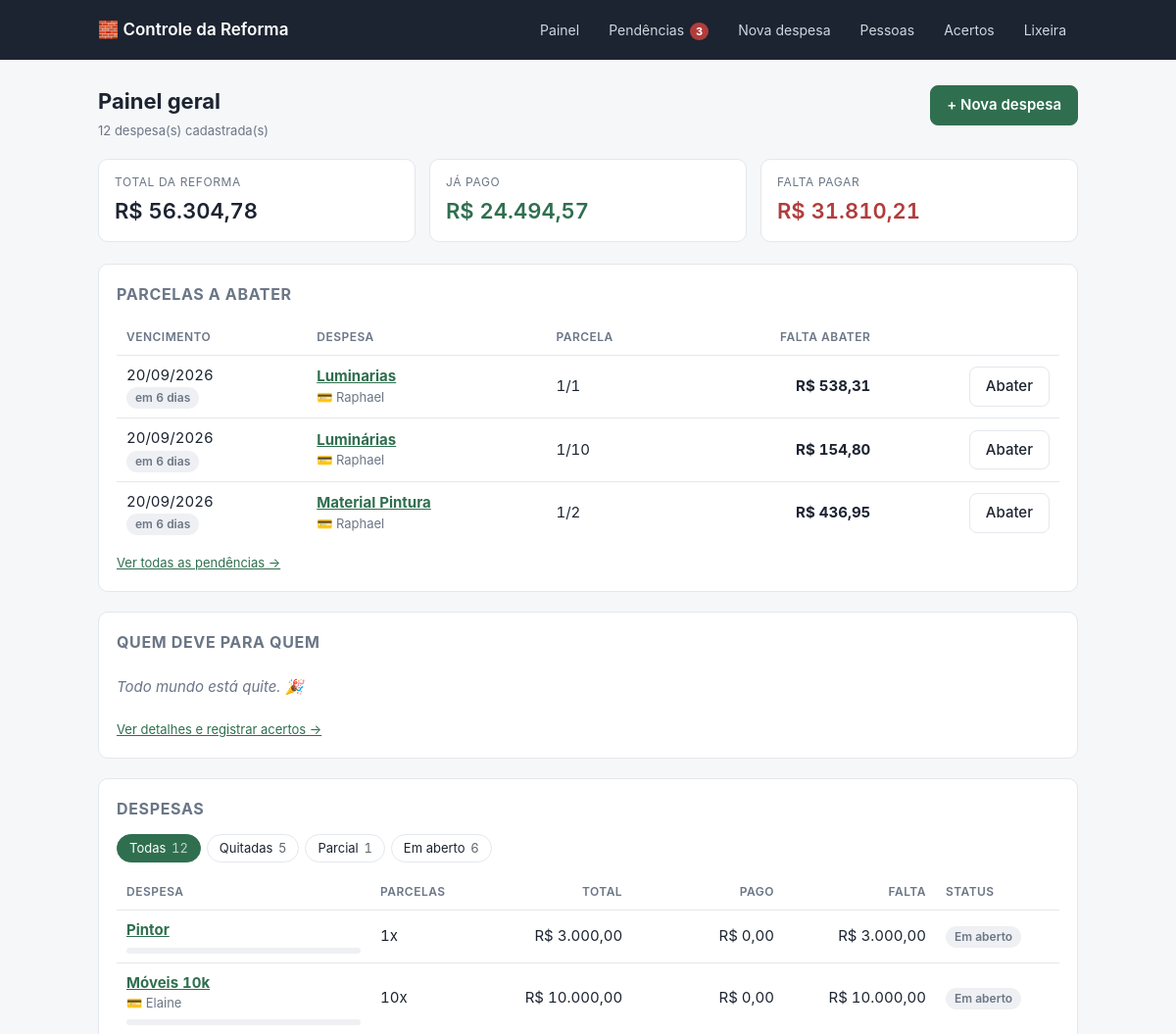
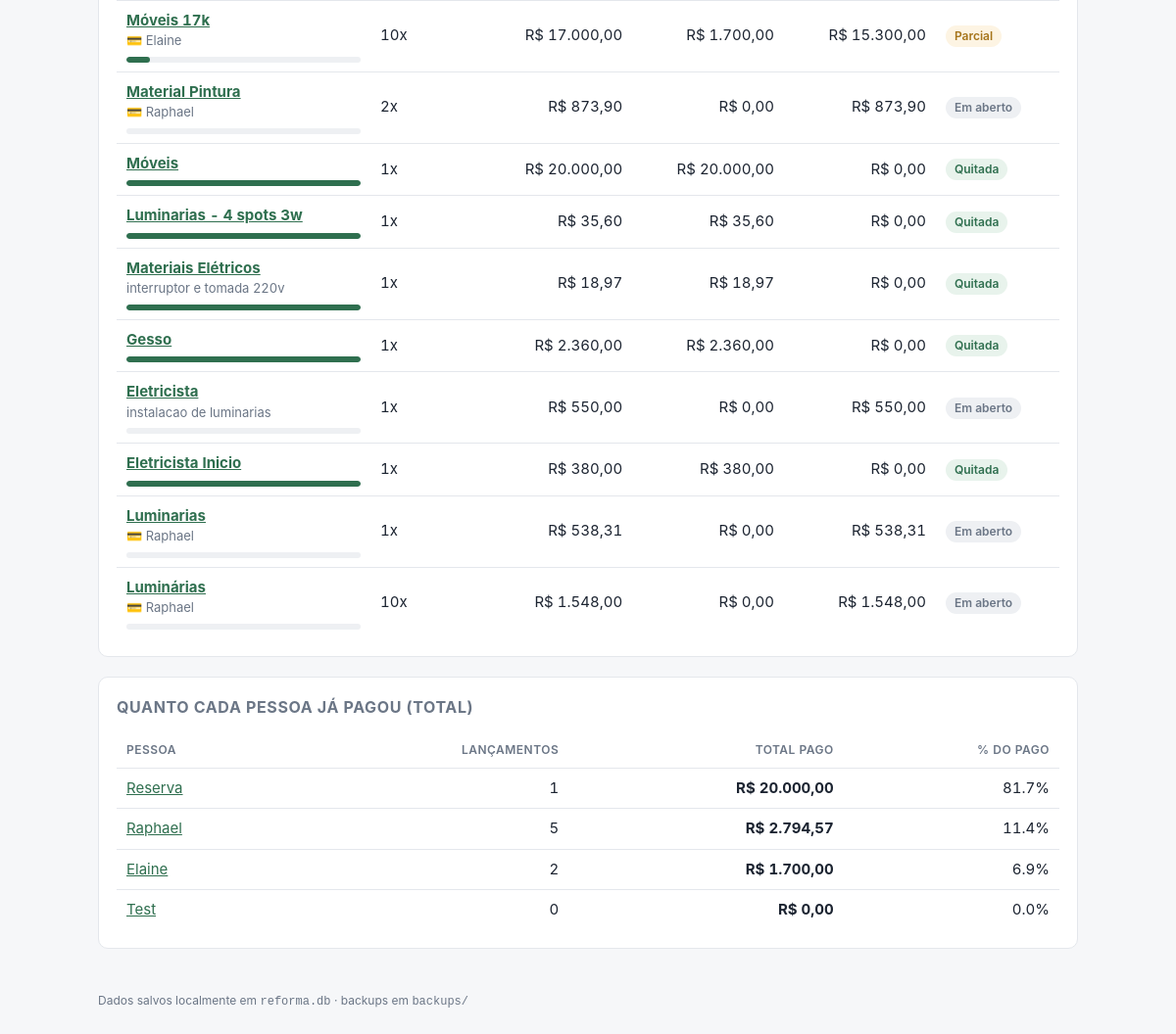
The page / on the database its author committed (2 pictures, top to bottom).
### tables this page shows
CREATE TABLE parcela (
    id          INTEGER PRIMARY KEY AUTOINCREMENT,
    despesa_id  INTEGER NOT NULL REFERENCES despesa(id) ON DELETE CASCADE,
    numero      INTEGER NOT NULL,
    valor       INTEGER NOT NULL,            -- centavos
    vencimento  TEXT,                        -- YYYY-MM-DD (opcional)
    UNIQUE (despesa_id, numero)
);

CREATE TABLE despesa (
    id            INTEGER PRIMARY KEY AUTOINCREMENT,
    nome          TEXT NOT NULL,
    categoria     TEXT,
    observacao    TEXT,
    valor_total   INTEGER NOT NULL,          -- centavos
    qtd_parcelas  INTEGER NOT NULL,
    criado_em     TEXT NOT NULL DEFAULT (datetime('now','localtime'))
, excluido_em TEXT, pagador_id INTEGER REFERENCES pessoa(id));

CREATE TABLE pessoa (
    id      INTEGER PRIMARY KEY AUTOINCREMENT,
    nome    TEXT NOT NULL UNIQUE,
    ativo   INTEGER NOT NULL DEFAULT 1
);

### app.py (the view)
@app.route("/")
def index():
    despesas = db.listar_despesas()
    contagem = {chave: 0 for chave in STATUS_DESPESA}
    for d in despesas:
        contagem[status_despesa(d)] += 1
    contagem["todas"] = len(despesas)
    filtro = request.args.get("status")
    if filtro not in STATUS_DESPESA:
        filtro = None
    if filtro:
        despesas = [d for d in despesas if status_despesa(d) == filtro]
    return render_template(
        "index.html",
        totais=db.totais_gerais(),
        despesas=despesas,
        filtro=filtro,
        contagem=contagem,
        por_pessoa=db.resumo_pessoas_geral(),
        saldos=db.saldos_entre_pessoas(),
    )

### app.py (called while the page is built)
def brl(centavos):
    if centavos is None:
        centavos = 0
    sinal = "-" if centavos < 0 else ""
    centavos = abs(int(centavos))
    inteiro, cents = divmod(centavos, 100)
    return f"{sinal}R$ {inteiro:,.0f}".replace(",", ".") + f",{cents:02d}"

def data_br(iso):
    if not iso:
        return "—"
    partes = str(iso)[:10].split("-")
    return "/".join(reversed(partes)) if len(partes) == 3 else iso

def status_despesa(despesa):
    if despesa["valor_total"] - despesa["pago"] <= 0:
        return "quitada"
    return "parcial" if despesa["pago"] > 0 else "aberta"

@app.after_request
def backup_apos_alteracao(response):
    if request.method == "POST":
        try:
            backup.fazer_backup()
        except Exception as e:  # backup nunca pode derrubar o app
            print(f"[backup] falhou: {e}")
    return response

def calcular_pendencias():
    hoje = date.today()
    grupos = {"vencidas": [], "proximas": [], "futuras": []}
    for pc in db.parcelas_pendentes():
        try:
            dias = (date.fromisoformat(pc["vencimento"]) - hoje).days
        except ValueError:
            continue
        item = dict(pc, dias=dias, falta=pc["valor"] - pc["pago"])
        if dias < 0:
            grupos["vencidas"].append(item)
        elif dias <= DIAS_AVISO:
            grupos["proximas"].append(item)
        else:
            grupos["futuras"].append(item)
    return grupos

@app.context_processor
def inject_globals():
    pend = calcular_pendencias()
    acertos_pendentes = [s for s in db.saldos_entre_pessoas() if s["valor"] > 0]
    return {
        "pessoas_ativas": db.listar_pessoas(somente_ativas=True),
        "hoje": date.today().isoformat(),
        "pend": pend,
        "acertos_pendentes": acertos_pendentes,
        "dias_aviso": DIAS_AVISO,
        "qtd_pendencias": len(pend["vencidas"]) + len(pend["proximas"]) + len(acertos_pendentes),
    }

### db.py (called while the page is built)
def connect():
    conn = sqlite3.connect(DB_PATH)
    conn.row_factory = sqlite3.Row
    conn.execute("PRAGMA foreign_keys = ON")
    return conn

@contextmanager
def get_db():
    conn = connect()
    try:
        yield conn
        conn.commit()
    except Exception:
        conn.rollback()
        raise
    finally:
        conn.close()

def listar_pessoas(somente_ativas=False):
    with get_db() as conn:
        sql = "SELECT * FROM pessoa"
        if somente_ativas:
            sql += " WHERE ativo = 1"
        sql += " ORDER BY nome COLLATE NOCASE"
        return conn.execute(sql).fetchall()

### templates/index.html
{% extends "base.html" %}
{% block conteudo %}
<div class="cabecalho-pagina">
  <div>
    <h1>Painel geral</h1>
    <p class="suave pequeno" style="margin:0">{{ totais.qtd_despesas }} despesa(s) cadastrada(s)</p>
  </div>
  <a href="{{ url_for('nova_despesa') }}"><button>+ Nova despesa</button></a>
</div>
<div class="grid-cards">
  <div class="stat">
    <div class="rotulo">Total da reforma</div>
    <div class="valor">{{ totais.total|brl }}</div>
  </div>
  <div class="stat verde">
    <div class="rotulo">Já pago</div>
    <div class="valor">{{ totais.pago|brl }}</div>
  </div>
  <div class="stat vermelho">
    <div class="rotulo">Falta pagar</div>
    <div class="valor">{{ totais.saldo|brl }}</div>
  </div>
</div>
{% from "_pendencias.html" import tabela_parcelas %}
{% set urgentes = pend.vencidas + pend.proximas %}
{% if urgentes or pend.futuras %}
<div class="card">
  <h2>Parcelas a abater</h2>
  {% if urgentes %}
    {{ tabela_parcelas(urgentes) }}
  {% else %}
    <p class="vazio">Nada vencido nem vencendo nos próximos {{ dias_aviso }} dias. ✓</p>
  {% endif %}
  <p class="pequeno" style="margin:10px 0 0"><a href="{{ url_for('pendencias') }}">Ver todas as pendências →</a></p>
</div>
{% endif %}
{% set pendentes = saldos | selectattr('valor') | list %}
{% if saldos %}
<div class="card">
  <h2>Quem deve para quem</h2>
  {% if pendentes %}
  <table>
    <tbody>
      {% for s in pendentes %}
      <tr>
        <td><strong>{{ s.devedor }}</strong> deve para <strong>{{ s.credor }}</strong></td>
        <td class="num"><strong>{{ s.valor|brl }}</strong></td>
      </tr>
      {% endfor %}
    </tbody>
  </table>
  {% else %}
    <p class="vazio">Todo mundo está quite. 🎉</p>
  {% endif %}
  <p class="pequeno" style="margin:10px 0 0"><a href="{{ url_for('acertos') }}">Ver detalhes e registrar acertos →</a></p>
</div>
{% endif %}
<div class="card" id="despesas">
  <h2>Despesas</h2>
  {% if contagem.todas %}
  <nav class="filtros">
    <a href="{{ url_for('index') }}#despesas" class="{{ 'ativo' if not filtro }}">Todas <span class="qtd">{{ contagem.todas }}</span></a>
    {% for chave, info in STATUS_DESPESA.items() %}
    <a href="{{ url_for('index', status=chave) }}#despesas" class="{{ 'ativo' if filtro == chave }}">{{ info[0] }} <span class="qtd">{{ contagem[chave] }}</span></a>
    {% endfor %}
  </nav>
  {% endif %}
  {% if despesas %}
  <div class="tabela-scroll">
  <table>
    <thead>
      <tr>
        <th>Despesa</th>
        <th>Parcelas</th>
        <th class="num">Total</th>
        <th class="num">Pago</th>
        <th class="num">Falta</th>
        <th>Status</th>
      </tr>
    </thead>
    <tbody>
      {% for d in despesas %}
      {% set saldo = d.valor_total - d.pago %}
      <tr>
        <td>
          <a href="{{ url_for('detalhe_despesa', despesa_id=d.id) }}"><strong>{{ d.nome }}</strong></a>
          {% if d.categoria or d.pagador %}<div class="pequeno suave">{{ d.categoria or '' }}{% if d.categoria and d.pagador %} · {% endif %}{% if d.pagador %}💳 {{ d.pagador }}{% endif %}</div>{% endif %}
          <div class="barra"><i style="width: {{ (100 if d.valor_total == 0 else (d.pago * 100 / d.valor_total))|round(1) }}%"></i></div>
        </td>
        <td>{{ d.qtd_parcelas }}x</td>
        <td class="num">{{ d.valor_total|brl }}</td>
        <td class="num">{{ d.pago|brl }}</td>
        <td class="num">{{ saldo|brl }}</td>
        {% set info = STATUS_DESPESA[d|status_despesa] %}
        <td><span class="tag {{ info[2] }}">{{ info[1] }}</span></td>
      </tr>
      {% endfor %}
    </tbody>
  </table>
  </div>
  {% elif filtro %}
    <p class="vazio">Nenhuma despesa com esse status. <a href="{{ url_for('index') }}#despesas">Ver todas</a>.</p>
  {% else %}
    <p class="vazio">Nenhuma despesa ainda. Comece por <a href="{{ url_for('nova_despesa') }}">criar a primeira</a>.</p>
  {% endif %}
</div>
<div class="card">
  <h2>Quanto cada pessoa já pagou (total)</h2>
  {% if por_pessoa %}
  <table>
    <thead><tr><th>Pessoa</th><th class="num">Lançamentos</th><th class="num">Total pago</th><th class="num">% do pago</th></tr></thead>
    <tbody>
      {% for p in por_pessoa %}
      <tr>
        <td><a href="{{ url_for('detalhe_pessoa', pessoa_id=p.id) }}">{{ p.nome }}</a></td>
        <td class="num">{{ p.qtd }}</td>
        <td class="num"><strong>{{ p.total|brl }}</strong></td>
        <td class="num">{{ (0 if totais.pago == 0 else p.total * 100 / totais.pago)|round(1) }}%</td>
      </tr>
      {% endfor %}
    </tbody>
  </table>
  {% else %}
    <p class="vazio">Nenhuma pessoa cadastrada ainda. <a href="{{ url_for('pessoas') }}">Cadastrar pessoas</a>.</p>
  {% endif %}
</div>
{% endblock %}

### templates/_pendencias.html (shortened to what this page needs)
{% macro tabela_parcelas(itens) %}
<div class="tabela-scroll">
<table>
  <thead>
    <tr><th>Vencimento</th><th>Despesa</th><th>Parcela</th><th class="num">Falta abater</th><th></th></tr>
  </thead>
  <tbody>
    {% for p in itens %}
    <tr>
      <td>
        {{ p.vencimento|data_br }}
        <div>
          {% if p.dias < 0 %}<span class="tag vencida">vencida há {{ -p.dias }} dia{{ 's' if p.dias < -1 }}</span>
          {% elif p.dias == 0 %}<span class="tag parcial">vence hoje</span>
          {% else %}<span class="tag aberta">em {{ p.dias }} dia{{ 's' if p.dias > 1 }}</span>{% endif %}
        </div>
      </td>
      <td>
        <a href="{{ url_for('detalhe_despesa', despesa_id=p.despesa_id) }}"><strong>{{ p.despesa }}</strong></a>
        {% if p.pagador %}<div class="pequeno suave">💳 {{ p.pagador }}</div>{% endif %}
      </td>
      <td>{{ p.numero }}/{{ p.qtd_parcelas }}</td>
      <td class="num">
        <strong>{{ p.falta|brl }}</strong>
      </td>
      <td class="num">
        <a href="{{ url_for('detalhe_despesa', despesa_id=p.despesa_id, parcela=p.id) }}#abater">
          <button class="secundario" type="button">Abater</button>
        </a>
      </td>
    </tr>
    {% endfor %}
  </tbody>
</table>
</div>
{% endmacro %}

### static/style.css (style rules this page uses)
:root { --bg: #f6f7f9; --card: #ffffff; --linha: #e4e7ec; --texto: #1c2431; --suave: #6b7686; --acento: #2f6f4f; --acento-claro: #e8f3ec; --alerta: #b23c3c; --alerta-claro: #fdecec; --aviso: #a5741a; --aviso-claro: #fdf4e3; --raio: 10px; }
* { box-sizing: border-box; }
body { margin: 0; background: var(--bg); color: var(--texto); font: 15px/1.5 -apple-system, BlinkMacSystemFont, "Segoe UI", Roboto, Helvetica, Arial, sans-serif; }
h1 { font-size: 22px; margin: 0 0 4px; }
h2 { font-size: 16px; margin: 0 0 14px; text-transform: uppercase; letter-spacing: .04em; color: var(--suave); }
a { color: var(--acento); }
.card { background: var(--card); border: 1px solid var(--linha); border-radius: var(--raio); padding: 18px; margin-bottom: 20px; }
.grid-cards { display: grid; grid-template-columns: repeat(auto-fit, minmax(180px, 1fr)); gap: 14px; margin-bottom: 22px; }
.stat { background: var(--card); border: 1px solid var(--linha); border-radius: var(--raio); padding: 14px 16px; }
.stat .rotulo { font-size: 12px; text-transform: uppercase; letter-spacing: .05em; color: var(--suave); }
.stat .valor { font-size: 22px; font-weight: 600; margin-top: 4px; font-variant-numeric: tabular-nums; }
.stat.verde .valor { color: var(--acento); }
.stat.vermelho .valor { color: var(--alerta); }
table { width: 100%; border-collapse: collapse; font-variant-numeric: tabular-nums; }
th, td { padding: 9px 10px; text-align: left; border-bottom: 1px solid var(--linha); vertical-align: middle; }
th { font-size: 12px; text-transform: uppercase; letter-spacing: .04em; color: var(--suave); font-weight: 600; }
td.num, th.num { text-align: right; }
tr:last-child td { border-bottom: none; }
.tabela-scroll { overflow-x: auto; }
.tag { display: inline-block; padding: 2px 9px; border-radius: 999px; font-size: 12px; font-weight: 600; }
.tag.ok { background: var(--acento-claro); color: var(--acento); }
.tag.parcial { background: var(--aviso-claro); color: var(--aviso); }
.tag.aberta { background: #eef0f3; color: var(--suave); }
.barra { height: 6px; background: #eef0f3; border-radius: 999px; overflow: hidden; margin-top: 6px; }
.barra > i { display: block; height: 100%; background: var(--acento); border-radius: 999px; }
button { font: inherit; font-weight: 600; padding: 8px 16px; border-radius: 8px; border: 1px solid var(--acento); background: var(--acento); color: #fff; cursor: pointer; }
button.secundario { background: #fff; color: var(--texto); border-color: var(--linha); font-weight: 500; }
.vazio { color: var(--suave); font-style: italic; padding: 8px 0; }
.suave { color: var(--suave); }
.pequeno { font-size: 13px; }
.cabecalho-pagina { display: flex; justify-content: space-between; align-items: flex-start; gap: 16px; flex-wrap: wrap; margin-bottom: 18px; }
.filtros { display: flex; gap: 6px; flex-wrap: wrap; margin-bottom: 12px; }
.filtros a { text-decoration: none; font-size: 13px; padding: 4px 12px; border-radius: 999px; border: 1px solid var(--linha); color: var(--texto); background: #fff; }
.filtros a.ativo { background: var(--acento); border-color: var(--acento); color: #fff; }
.filtros .qtd { opacity: .7; margin-left: 2px; font-variant-numeric: tabular-nums; }

### rows shown on the page
parcela: vencimento|data_br "20/09/2026", dias "6", dias "s", despesa "Luminarias", pagador "Raphael", numero "1", qtd_parcelas "1", falta|brl "R$ 538,31"
parcela: vencimento|data_br "20/09/2026", dias "6", dias "s", despesa "Luminárias", pagador "Raphael", numero "1", qtd_parcelas "10", falta|brl "R$ 154,80"
parcela: vencimento|data_br "20/09/2026", dias "6", dias "s", despesa "Material Pintura", pagador "Raphael", numero "1", qtd_parcelas "2", falta|brl "R$ 436,95"
despesa: nome "Pintor", qtd_parcelas "1", valor_total|brl "R$ 3.000,00", pago|brl "R$ 0,00", saldo "R$ 3.000,00", info "Em aberto"
despesa: nome "Móveis 10k", pagador "Elaine", qtd_parcelas "10", valor_total|brl "R$ 10.000,00", pago|brl "R$ 0,00", saldo "R$ 10.000,00", info "Em aberto"
despesa: nome "Móveis 17k", pagador "Elaine", qtd_parcelas "10", valor_total|brl "R$ 17.000,00", pago|brl "R$ 1.700,00", saldo "R$ 15.300,00", info "Parcial"
despesa: nome "Material Pintura", pagador "Raphael", qtd_parcelas "2", valor_total|brl "R$ 873,90", pago|brl "R$ 0,00", saldo "R$ 873,90", info "Em aberto"
despesa: nome "Móveis", qtd_parcelas "1", valor_total|brl "R$ 20.000,00", pago|brl "R$ 20.000,00", saldo "R$ 0,00", info "Quitada"
despesa: nome "Luminarias - 4 spots 3w", qtd_parcelas "1", valor_total|brl "R$ 35,60", pago|brl "R$ 35,60", saldo "R$ 0,00", info "Quitada"
despesa: nome "Materiais Elétricos", categoria "interruptor e tomada 220v", qtd_parcelas "1", valor_total|brl "R$ 18,97", pago|brl "R$ 18,97", saldo "R$ 0,00", info "Quitada"
despesa: nome "Gesso", qtd_parcelas "1", valor_total|brl "R$ 2.360,00", pago|brl "R$ 2.360,00", saldo "R$ 0,00", info "Quitada"
despesa: nome "Eletricista", categoria "instalacao de luminarias", qtd_parcelas "1", valor_total|brl "R$ 550,00", pago|brl "R$ 0,00", saldo "R$ 550,00", info "Em aberto"
despesa: nome "Eletricista Inicio", qtd_parcelas "1", valor_total|brl "R$ 380,00", pago|brl "R$ 380,00", saldo "R$ 0,00", info "Quitada"
despesa: nome "Luminarias", pagador "Raphael", qtd_parcelas "1", valor_total|brl "R$ 538,31", pago|brl "R$ 0,00", saldo "R$ 538,31", info "Em aberto"
despesa: nome "Luminárias", pagador "Raphael", qtd_parcelas "10", valor_total|brl "R$ 1.548,00", pago|brl "R$ 0,00", saldo "R$ 1.548,00", info "Em aberto"
pessoa: nome "Reserva", qtd "1", total|brl "R$ 20.000,00", pago "81.7"
pessoa: nome "Raphael", qtd "5", total|brl "R$ 2.794,57", pago "11.4"
pessoa: nome "Elaine", qtd "2", total|brl "R$ 1.700,00", pago "6.9"
pessoa: nome "Test", qtd "0", total|brl "R$ 0,00", pago "0.0"

### other values the page prints
{{ qtd_pendencias }} "3"
{{ totais.qtd_despesas }} "12"
{{ totais.total|brl }} "R$ 56.304,78"
{{ totais.pago|brl }} "R$ 24.494,57"
{{ totais.saldo|brl }} "R$ 31.810,21"
{{ contagem.todas }} "12"
{{ info[0] }} "Quitadas" "Parcial" "Em aberto"
{{ contagem[chave] }} "5" "1" "6"
